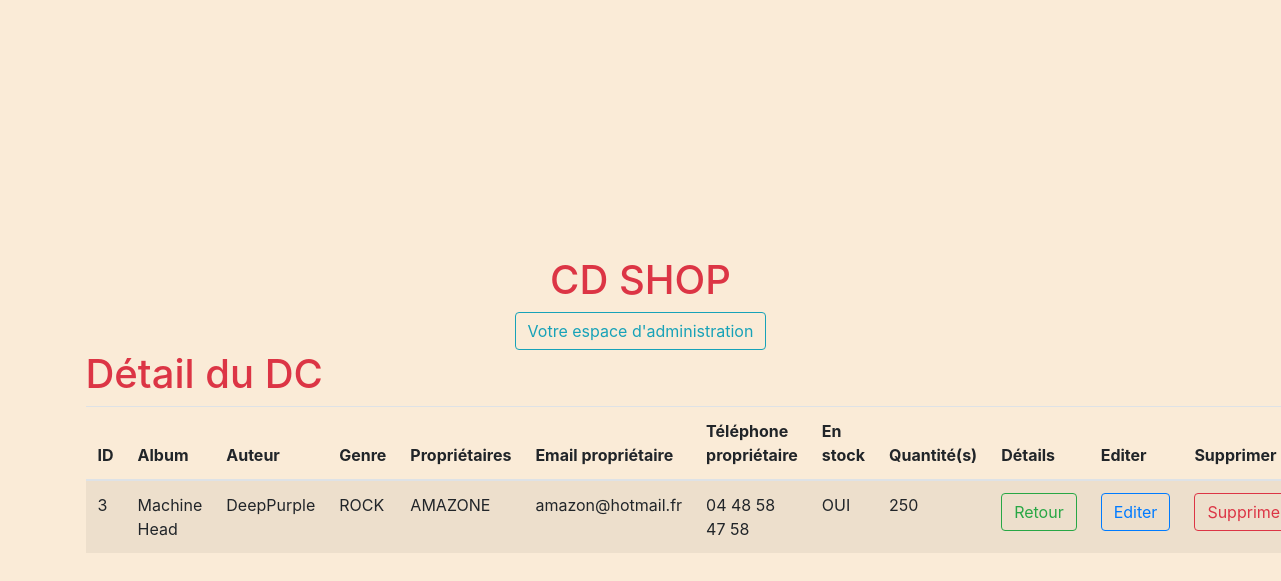
/views/detailsCd.php?id=3, run on the app's committed database.
### tables this page shows
CREATE TABLE IF NOT EXISTS `cd` (
  `id` int(11) NOT NULL AUTO_INCREMENT,
  `nom` varchar(250) NOT NULL,
  `auteur` varchar(250) NOT NULL,
  `genre_id` int(11) NOT NULL,
  `proprietaire_id` int(11) NOT NULL,
  `stock_id` int(11) NOT NULL,
  PRIMARY KEY (`id`),
  KEY `genre_id` (`genre_id`),
  KEY `proprietaire_id` (`proprietaire_id`),
  KEY `stock_id` (`stock_id`)
);

CREATE TABLE IF NOT EXISTS `genre` (
  `id_genre` int(11) NOT NULL AUTO_INCREMENT,
  `genre` varchar(250) NOT NULL,
  PRIMARY KEY (`id_genre`)
);

CREATE TABLE IF NOT EXISTS `proprietaires` (
  `id_proprio` int(11) NOT NULL AUTO_INCREMENT,
  `nom_proprio` varchar(250) NOT NULL,
  `email_proprio` varchar(250) NOT NULL,
  `telephone_proprio` varchar(250) NOT NULL,
  PRIMARY KEY (`id_proprio`)
);

CREATE TABLE IF NOT EXISTS `stock` (
  `id_stock` int(11) NOT NULL AUTO_INCREMENT,
  `disponible` varchar(250) NOT NULL,
  `quantite` int(11) NOT NULL,
  PRIMARY KEY (`id_stock`)
);

### views/detailsCd.php (called while the page is built, shortened)
<?php
require "../index.php";
require "../datas/pdoconnexion.php";
$dbh = getCdByID();

### datas/pdoconnexion.php (the view, shortened to what this page needs)
        <?php
function getCdByID(){
    $user = "root";
    $pass = "";
    $dbh = new PDO('mysql:host=localhost;dbname=multi', $user, $pass);
    $id = $_GET['id'];
    $req = $dbh->prepare('SELECT * FROM cd INNER JOIN proprietaires ON cd.proprietaire_id = proprietaires.id_proprio INNER JOIN genre ON cd.genre_id = genre.id_genre INNER JOIN stock ON cd.stock_id = stock.id_stock WHERE id = ?');
    $req->execute(array($id));
    $res = $req->fetch(PDO::FETCH_ASSOC);
    ?>
    <div class="container">
        <h1 class="text-danger">Détail du DC</h1>
    <table class="table table-striped">
            <thead>
            <tr>
                <th>ID</th>
                <th>Album</th>
                <th>Auteur</th>
                <th>Genre</th>
                <th>Propriétaires</th>
                <th>Email propriétaire</th>
                <th>Téléphone propriétaire</th>
                <th>En stock</th>
                <th>Quantité(s)</th>
                <th>Détails</th>
                <th>Editer</th>
                <th>Supprimer</th>
            </tr>
            </thead>
            <tbody>
            <tr>
                <td scope="row"><?= $res['id'] ?></td>
                <td scope="row"><?= $res['nom'] ?></td>
                <td scope="row"><?= $res['auteur'] ?></td>
                <td scope="row"><?= $res['genre'] ?></td>
                <td scope="row"><?= $res['nom_proprio'] ?></td>
                <td scope="row"><?= $res['email_proprio'] ?></td>
                <td scope="row"><?= $res['telephone_proprio'] ?></td>
                <td scope="row"><?= $res['disponible'] ?></td>
                <td scope="row"><?= $res['quantite'] ?></td>
                <td><a href="../views/allcd.php" class="btn btn-outline-success">Retour</a></td>
                <td><a href="../views/updatecd.php?id=<?= $res['id'] ?>" class="btn btn-outline-primary">Editer</a></td>
                <td><a href="../views/deletecd.php?id=<?= $res['id'] ?>" class="btn btn-outline-danger">Supprimer</a></td>
            </tr>
            </tbody>
            </table>
    </div>
    <?php
}

### assets/css/styles.css (style rules this page uses)
html { margin: 0; padding: 0; box-sizing: border-box; }
body { background-color: antiquewhite; }

### data on the page
cd: id "3", nom "Machine Head", auteur "DeepPurple", genre.genre "ROCK", proprietaire.nom_proprio "AMAZONE", proprietaire.email_proprio "amazon@hotmail.fr", proprietaire.telephone_proprio "04 48 58 47 58", stock.disponible "OUI", stock.quantite "250"
